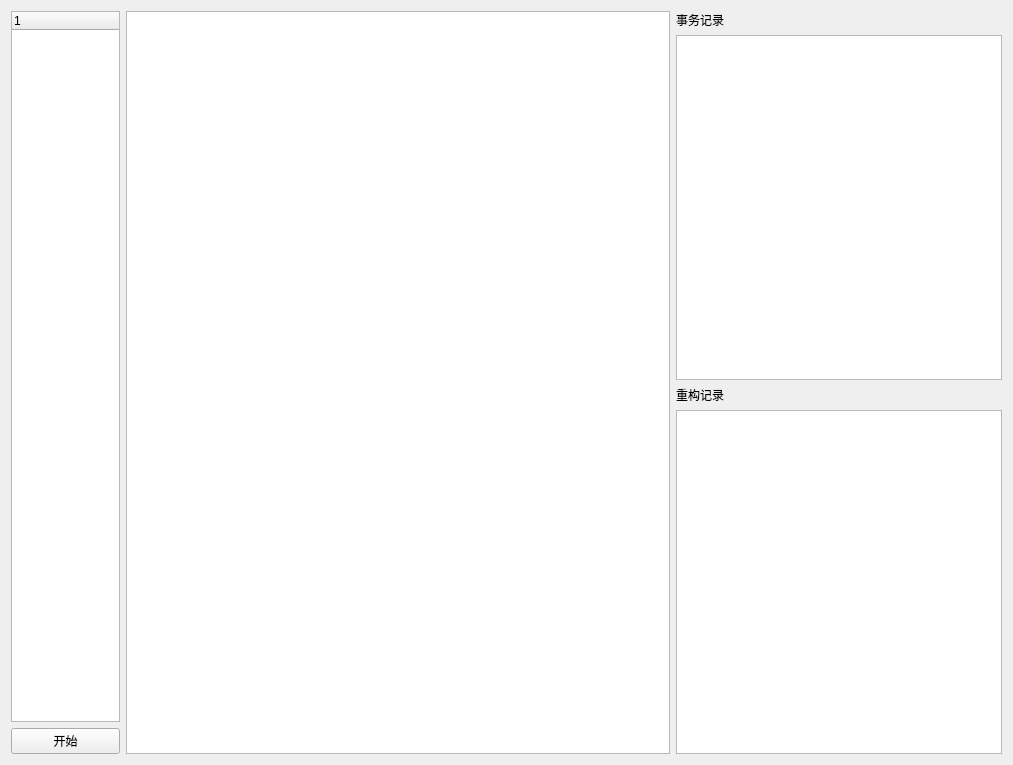
<?xml version="1.0" encoding="UTF-8"?>
<ui version="4.0">
 <class>ManagerMaster</class>
 <widget class="QWidget" name="ManagerMaster">
  <property name="geometry">
   <rect>
    <x>0</x>
    <y>0</y>
    <width>1013</width>
    <height>765</height>
   </rect>
  </property>
  <property name="windowTitle">
   <string>系统管理软件(主)</string>
  </property>
  <layout class="QHBoxLayout" name="horizontalLayout_2">
   <item>
    <layout class="QHBoxLayout" name="horizontalLayout" stretch="1,5,3">
     <item>
      <layout class="QVBoxLayout" name="verticalLayout_2">
       <item>
        <widget class="QTreeWidget" name="treeWidget"/>
       </item>
       <item>
        <widget class="QPushButton" name="pushButton">
         <property name="text">
          <string>开始</string>
         </property>
         <property name="icon">
          <iconset>
           <normaloff>../img/运行仿真.png</normaloff>../img/运行仿真.png</iconset>
         </property>
        </widget>
       </item>
      </layout>
     </item>
     <item>
      <widget class="QGraphicsView" name="graphicsView"/>
     </item>
     <item>
      <layout class="QVBoxLayout" name="verticalLayout">
       <item>
        <widget class="QLabel" name="label">
         <property name="text">
          <string>事务记录</string>
         </property>
        </widget>
       </item>
       <item>
        <widget class="QTableWidget" name="tableWidget"/>
       </item>
       <item>
        <widget class="QLabel" name="label_2">
         <property name="text">
          <string>重构记录</string>
         </property>
        </widget>
       </item>
       <item>
        <widget class="QTableWidget" name="tableWidget_2"/>
       </item>
      </layout>
     </item>
    </layout>
   </item>
  </layout>
 </widget>
 <resources/>
 <connections/>
</ui>
